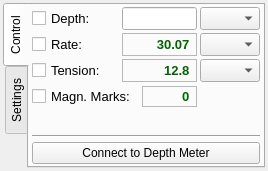
<?xml version="1.0" encoding="UTF-8"?>
<ui version="4.0">
 <class>InternalDepthMeter</class>
 <widget class="QWidget" name="InternalDepthMeter">
  <property name="geometry">
   <rect>
    <x>0</x>
    <y>0</y>
    <width>257</width>
    <height>163</height>
   </rect>
  </property>
  <property name="windowTitle">
   <string>Form</string>
  </property>
  <layout class="QGridLayout" name="gridLayout_4">
   <property name="leftMargin">
    <number>3</number>
   </property>
   <property name="topMargin">
    <number>3</number>
   </property>
   <property name="rightMargin">
    <number>3</number>
   </property>
   <property name="bottomMargin">
    <number>3</number>
   </property>
   <item row="0" column="0">
    <widget class="QTabWidget" name="tabWidget">
     <property name="tabPosition">
      <enum>QTabWidget::West</enum>
     </property>
     <property name="currentIndex">
      <number>0</number>
     </property>
     <widget class="QWidget" name="tabControl">
      <attribute name="title">
       <string>Control</string>
      </attribute>
      <layout class="QGridLayout" name="gridLayout_3">
       <property name="leftMargin">
        <number>3</number>
       </property>
       <property name="topMargin">
        <number>2</number>
       </property>
       <property name="rightMargin">
        <number>3</number>
       </property>
       <property name="bottomMargin">
        <number>2</number>
       </property>
       <property name="verticalSpacing">
        <number>4</number>
       </property>
       <item row="0" column="0">
        <layout class="QGridLayout" name="gridLayout_2">
         <property name="spacing">
          <number>3</number>
         </property>
         <item row="0" column="3">
          <widget class="QComboBox" name="cboxDepth">
           <property name="maximumSize">
            <size>
             <width>60</width>
             <height>16777215</height>
            </size>
           </property>
           <property name="font">
            <font>
             <pointsize>10</pointsize>
            </font>
           </property>
          </widget>
         </item>
         <item row="1" column="0">
          <widget class="QCheckBox" name="chboxRate">
           <property name="font">
            <font>
             <pointsize>10</pointsize>
            </font>
           </property>
           <property name="text">
            <string>Rate:</string>
           </property>
          </widget>
         </item>
         <item row="1" column="3">
          <widget class="QComboBox" name="cboxRate">
           <property name="maximumSize">
            <size>
             <width>60</width>
             <height>16777215</height>
            </size>
           </property>
           <property name="font">
            <font>
             <pointsize>10</pointsize>
            </font>
           </property>
          </widget>
         </item>
         <item row="2" column="0">
          <widget class="QCheckBox" name="chboxTension">
           <property name="font">
            <font>
             <pointsize>10</pointsize>
            </font>
           </property>
           <property name="text">
            <string>Tension:</string>
           </property>
          </widget>
         </item>
         <item row="2" column="3">
          <widget class="QComboBox" name="cboxTension">
           <property name="maximumSize">
            <size>
             <width>60</width>
             <height>16777215</height>
            </size>
           </property>
           <property name="font">
            <font>
             <pointsize>10</pointsize>
            </font>
           </property>
          </widget>
         </item>
         <item row="0" column="0">
          <widget class="QCheckBox" name="chboxDepth">
           <property name="font">
            <font>
             <pointsize>10</pointsize>
            </font>
           </property>
           <property name="text">
            <string>Depth:</string>
           </property>
          </widget>
         </item>
         <item row="1" column="2">
          <widget class="QLabel" name="lblRate">
           <property name="minimumSize">
            <size>
             <width>75</width>
             <height>0</height>
            </size>
           </property>
           <property name="maximumSize">
            <size>
             <width>75</width>
             <height>16777215</height>
            </size>
           </property>
           <property name="font">
            <font>
             <pointsize>10</pointsize>
            </font>
           </property>
           <property name="frameShape">
            <enum>QFrame::StyledPanel</enum>
           </property>
           <property name="text">
            <string>&lt;font color=darkGreen&gt;&lt;b&gt;30.07&lt;/b&gt;&lt;/font&gt; </string>
           </property>
           <property name="alignment">
            <set>Qt::AlignRight|Qt::AlignTrailing|Qt::AlignVCenter</set>
           </property>
          </widget>
         </item>
         <item row="2" column="2">
          <widget class="QLabel" name="lblTension">
           <property name="minimumSize">
            <size>
             <width>75</width>
             <height>0</height>
            </size>
           </property>
           <property name="maximumSize">
            <size>
             <width>75</width>
             <height>16777215</height>
            </size>
           </property>
           <property name="font">
            <font>
             <pointsize>10</pointsize>
            </font>
           </property>
           <property name="frameShape">
            <enum>QFrame::StyledPanel</enum>
           </property>
           <property name="text">
            <string>&lt;font color=darkGreen&gt;&lt;b&gt;12.8&lt;/b&gt;&lt;/font&gt; </string>
           </property>
           <property name="alignment">
            <set>Qt::AlignRight|Qt::AlignTrailing|Qt::AlignVCenter</set>
           </property>
          </widget>
         </item>
         <item row="0" column="2">
          <widget class="QLineEdit" name="ledDepth">
           <property name="minimumSize">
            <size>
             <width>75</width>
             <height>0</height>
            </size>
           </property>
           <property name="maximumSize">
            <size>
             <width>75</width>
             <height>16777215</height>
            </size>
           </property>
           <property name="font">
            <font>
             <pointsize>10</pointsize>
            </font>
           </property>
           <property name="alignment">
            <set>Qt::AlignRight|Qt::AlignTrailing|Qt::AlignVCenter</set>
           </property>
          </widget>
         </item>
        </layout>
       </item>
       <item row="1" column="0">
        <layout class="QHBoxLayout" name="horizontalLayout">
         <property name="spacing">
          <number>3</number>
         </property>
         <item>
          <widget class="QCheckBox" name="chboxMLabels">
           <property name="font">
            <font>
             <pointsize>10</pointsize>
            </font>
           </property>
           <property name="text">
            <string>Magn. Marks:</string>
           </property>
          </widget>
         </item>
         <item>
          <widget class="QLabel" name="lblMagnMarks">
           <property name="minimumSize">
            <size>
             <width>55</width>
             <height>0</height>
            </size>
           </property>
           <property name="maximumSize">
            <size>
             <width>55</width>
             <height>16777215</height>
            </size>
           </property>
           <property name="font">
            <font>
             <pointsize>10</pointsize>
            </font>
           </property>
           <property name="frameShape">
            <enum>QFrame::StyledPanel</enum>
           </property>
           <property name="text">
            <string>&lt;font color=darkGreen&gt;&lt;b&gt;0&lt;/b&gt;&lt;/font&gt; </string>
           </property>
           <property name="alignment">
            <set>Qt::AlignRight|Qt::AlignTrailing|Qt::AlignVCenter</set>
           </property>
          </widget>
         </item>
         <item>
          <widget class="QLabel" name="label_5">
           <property name="maximumSize">
            <size>
             <width>60</width>
             <height>16777215</height>
            </size>
           </property>
           <property name="text">
            <string/>
           </property>
          </widget>
         </item>
        </layout>
       </item>
       <item row="3" column="0">
        <widget class="Line" name="line_2">
         <property name="orientation">
          <enum>Qt::Horizontal</enum>
         </property>
        </widget>
       </item>
       <item row="4" column="0">
        <widget class="QPushButton" name="pbtConnect">
         <property name="text">
          <string>Connect to Depth Meter</string>
         </property>
         <property name="checkable">
          <bool>true</bool>
         </property>
        </widget>
       </item>
       <item row="2" column="0">
        <spacer name="verticalSpacer">
         <property name="orientation">
          <enum>Qt::Vertical</enum>
         </property>
         <property name="sizeHint" stdset="0">
          <size>
           <width>20</width>
           <height>40</height>
          </size>
         </property>
        </spacer>
       </item>
      </layout>
     </widget>
     <widget class="QWidget" name="tabSettings">
      <attribute name="title">
       <string>Settings</string>
      </attribute>
      <layout class="QGridLayout" name="gridLayout_7">
       <property name="leftMargin">
        <number>3</number>
       </property>
       <property name="topMargin">
        <number>3</number>
       </property>
       <property name="rightMargin">
        <number>3</number>
       </property>
       <property name="bottomMargin">
        <number>3</number>
       </property>
       <property name="spacing">
        <number>3</number>
       </property>
       <item row="3" column="0" colspan="3">
        <widget class="QGroupBox" name="gboxAlarm">
         <property name="font">
          <font>
           <pointsize>10</pointsize>
          </font>
         </property>
         <property name="title">
          <string>Sound Notifications</string>
         </property>
         <property name="flat">
          <bool>true</bool>
         </property>
         <property name="checkable">
          <bool>true</bool>
         </property>
         <layout class="QGridLayout" name="gridLayout_6">
          <property name="leftMargin">
           <number>5</number>
          </property>
          <property name="topMargin">
           <number>2</number>
          </property>
          <property name="rightMargin">
           <number>2</number>
          </property>
          <property name="bottomMargin">
           <number>2</number>
          </property>
          <item row="0" column="0">
           <layout class="QGridLayout" name="gridLayout_5">
            <property name="spacing">
             <number>3</number>
            </property>
            <item row="0" column="0">
             <widget class="QLabel" name="label_3">
              <property name="font">
               <font>
                <pointsize>10</pointsize>
               </font>
              </property>
              <property name="text">
               <string>Min. depth:</string>
              </property>
             </widget>
            </item>
            <item row="0" column="2">
             <widget class="QComboBox" name="cboxMinDepth">
              <property name="minimumSize">
               <size>
                <width>60</width>
                <height>0</height>
               </size>
              </property>
              <property name="maximumSize">
               <size>
                <width>60</width>
                <height>16777215</height>
               </size>
              </property>
             </widget>
            </item>
            <item row="1" column="0">
             <widget class="QLabel" name="label_4">
              <property name="font">
               <font>
                <pointsize>10</pointsize>
               </font>
              </property>
              <property name="text">
               <string>Max. depth:</string>
              </property>
             </widget>
            </item>
            <item row="1" column="2">
             <widget class="QComboBox" name="cboxMaxDepth">
              <property name="minimumSize">
               <size>
                <width>60</width>
                <height>0</height>
               </size>
              </property>
              <property name="maximumSize">
               <size>
                <width>60</width>
                <height>16777215</height>
               </size>
              </property>
             </widget>
            </item>
            <item row="0" column="1">
             <widget class="QLineEdit" name="ledMinDepth">
              <property name="font">
               <font>
                <pointsize>10</pointsize>
               </font>
              </property>
              <property name="alignment">
               <set>Qt::AlignRight|Qt::AlignTrailing|Qt::AlignVCenter</set>
              </property>
             </widget>
            </item>
            <item row="1" column="1">
             <widget class="QLineEdit" name="ledMaxDepth">
              <property name="font">
               <font>
                <pointsize>10</pointsize>
               </font>
              </property>
              <property name="alignment">
               <set>Qt::AlignRight|Qt::AlignTrailing|Qt::AlignVCenter</set>
              </property>
             </widget>
            </item>
           </layout>
          </item>
          <item row="0" column="1">
           <spacer name="horizontalSpacer">
            <property name="orientation">
             <enum>Qt::Horizontal</enum>
            </property>
            <property name="sizeHint" stdset="0">
             <size>
              <width>40</width>
              <height>20</height>
             </size>
            </property>
           </spacer>
          </item>
         </layout>
        </widget>
       </item>
       <item row="0" column="0">
        <widget class="QLabel" name="label">
         <property name="font">
          <font>
           <pointsize>10</pointsize>
          </font>
         </property>
         <property name="text">
          <string>Clock Multiplier:</string>
         </property>
        </widget>
       </item>
       <item row="0" column="2">
        <widget class="QDoubleSpinBox" name="dsboxClockMult">
         <property name="font">
          <font>
           <pointsize>10</pointsize>
          </font>
         </property>
         <property name="alignment">
          <set>Qt::AlignRight|Qt::AlignTrailing|Qt::AlignVCenter</set>
         </property>
         <property name="maximum">
          <double>100.000000000000000</double>
         </property>
        </widget>
       </item>
       <item row="1" column="0" colspan="2">
        <widget class="QLabel" name="label_2">
         <property name="font">
          <font>
           <pointsize>10</pointsize>
          </font>
         </property>
         <property name="text">
          <string>Clocks for rate averaging:</string>
         </property>
        </widget>
       </item>
       <item row="1" column="2">
        <widget class="QSpinBox" name="sboxClocksAver">
         <property name="font">
          <font>
           <pointsize>10</pointsize>
          </font>
         </property>
         <property name="alignment">
          <set>Qt::AlignRight|Qt::AlignTrailing|Qt::AlignVCenter</set>
         </property>
         <property name="minimum">
          <number>1</number>
         </property>
        </widget>
       </item>
       <item row="2" column="1" colspan="2">
        <widget class="QCheckBox" name="chboxInversion">
         <property name="font">
          <font>
           <pointsize>10</pointsize>
          </font>
         </property>
         <property name="layoutDirection">
          <enum>Qt::RightToLeft</enum>
         </property>
         <property name="text">
          <string>Inversion ON/OFF</string>
         </property>
        </widget>
       </item>
       <item row="4" column="0">
        <spacer name="verticalSpacer_2">
         <property name="orientation">
          <enum>Qt::Vertical</enum>
         </property>
         <property name="sizeHint" stdset="0">
          <size>
           <width>20</width>
           <height>2</height>
          </size>
         </property>
        </spacer>
       </item>
      </layout>
     </widget>
    </widget>
   </item>
  </layout>
 </widget>
 <resources/>
 <connections/>
</ui>
